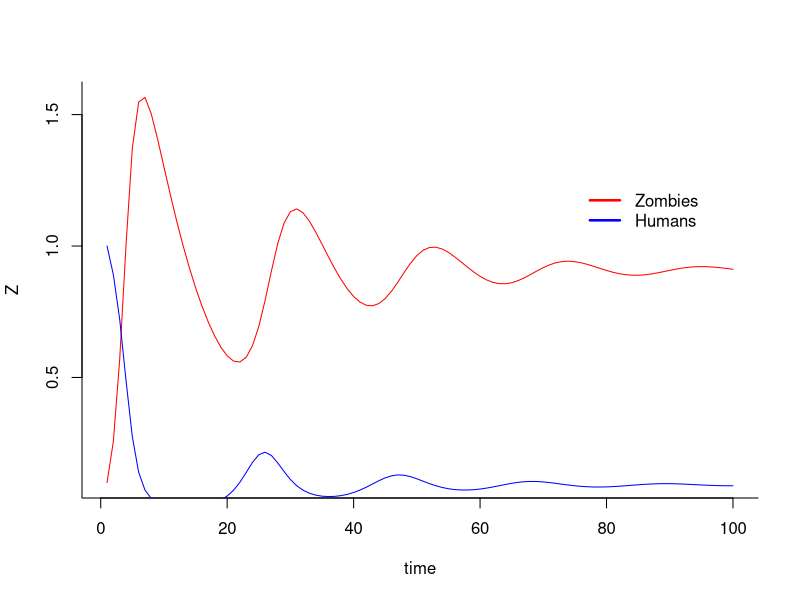
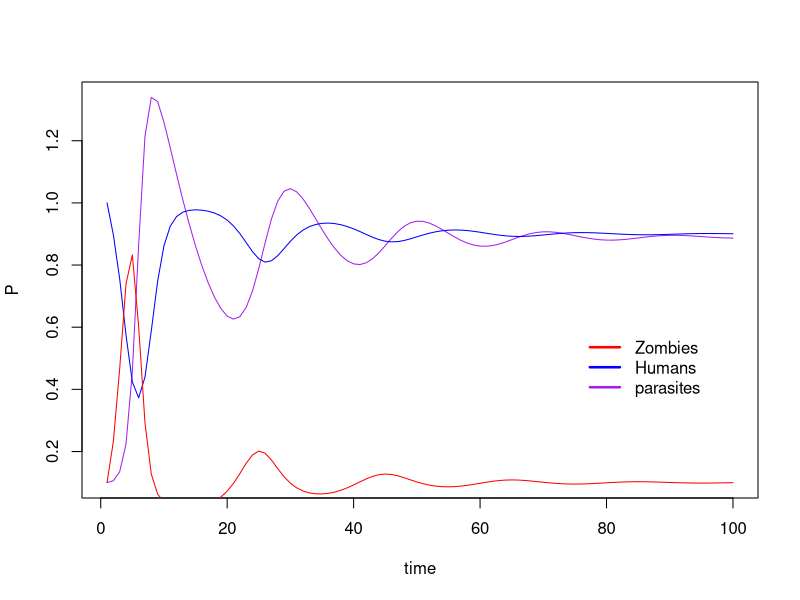

Source code (R) for these figures, in order:
##Predator prey
library (deSolve)
pred.prey <- function(t, y, p) {
  H <- y[1]
  Z <- y[2]
  with(as.list(p), {
    dH.dt <- r*H*(1-(H/K)) - b*H*Z
    dZ.dt <- c*H*Z - m*Z
    
    return(list(c(dH.dt, dZ.dt)))
  })
}
t <- 1:100
y0 <- c ('H' = 1, 'Z' = 0.1)
p <- c('r' = 1, 'K' = 1,'b' = 1,
       'c' = 1.1, 'm' = 0.1)

sim <- ode(y = y0, times = t, parms = p, func = pred.prey, method = 'lsoda')

sim <- as.data.frame(sim)


plot (Z ~ time, type = 'l', col = 'red', bty = 'l', data = sim)

points (H ~ time, type = 'l', col = 'blue', bty = 'l', data = sim)

legend (75, 1.25, c ('Zombies', 'Humans'), 
        lty=c(1,1), lwd=c(2.5,2.5), 
        col = c('red', 'blue'), bty = 'n')




####################################

zombies.human.parasites <- function(t, y, p) {
  H <- y[1]
  Z <- y[2]
  P <- y[3]
  with(as.list(p), {
    dH.dt <- r*H*(1-(H/K)) - b*H*Z
    dZ.dt <- c*H*Z - m*Z - d*Z*P
    dP.dt <- e*Z*P - n*P
    
    return(list(c(dH.dt, dZ.dt, dP.dt)))
  })
}
t <- 1:100
y0 <- c ('H' = 1, 'Z' = 0.1, 'P' = 0.1)
p <- c('r' = 1, 'K' = 1,'b' = 1,
       'c' = 1.1, 'm' = 0.1, 'd' = 1, 'e' = 1, 'n' = 0.1)

sim2 <- ode(y = y0, times = t, parms = p, func = zombies.human.parasites, method = 'lsoda')

sim2 <- as.data.frame(sim2)


plot (P ~ time, type = 'l', col = 'purple', byt = 'l', data = sim2)

points (H ~ time, type = 'l', col = 'blue', bty = 'l', data = sim2)

points (Z ~ time, type = 'l', col = 'red', bty = 'l', data = sim2)


legend (75, 0.6, c ('Zombies', 'Humans', 'parasites'), 
        lty=c(1,1,1), lwd=c(2.5,2.5,2.5), 
        col = c('red', 'blue', 'purple'), bty = 'n')
